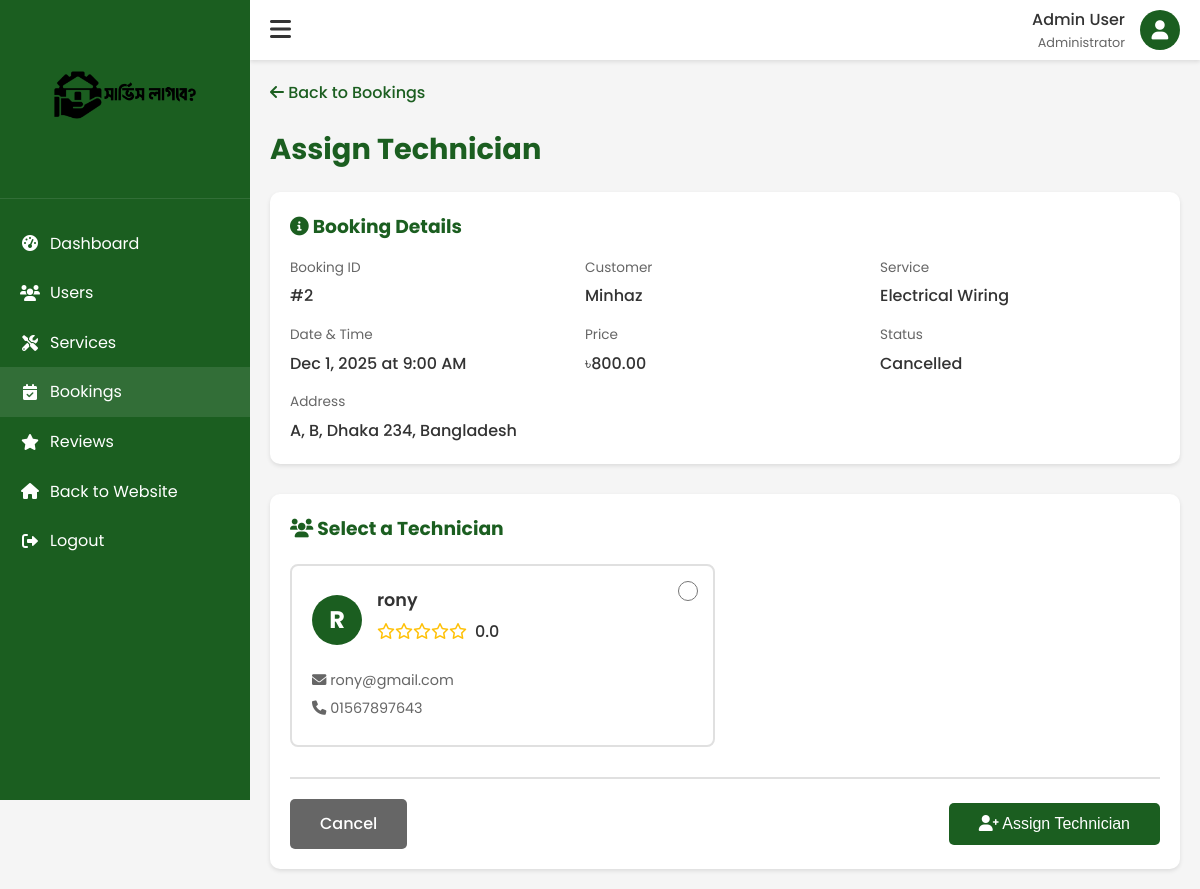
/admin/assign_provider.php?booking_id=2 (signed in), run on the app's committed database.
### tables this page shows
CREATE TABLE `bookings` (
  `id` int(11) NOT NULL,
  `user_id` int(11) NOT NULL,
  `provider_id` int(11) NOT NULL,
  `service_id` int(11) NOT NULL,
  `booking_date` date NOT NULL,
  `booking_time` time NOT NULL,
  `status` enum('pending','confirmed','completed','cancelled') DEFAULT 'pending',
  `price` decimal(10,2) NOT NULL,
  `address` text NOT NULL,
  `notes` text DEFAULT NULL,
  `created_at` timestamp NOT NULL DEFAULT current_timestamp(),
  `updated_at` timestamp NOT NULL DEFAULT current_timestamp() ON UPDATE current_timestamp()
);

CREATE TABLE `users` (
  `id` int(11) NOT NULL,
  `name` varchar(100) NOT NULL,
  `email` varchar(100) NOT NULL,
  `phone` varchar(20) NOT NULL,
  `password` varchar(255) NOT NULL,
  `profile_image` varchar(255) DEFAULT NULL,
  `role` enum('user','admin','provider') DEFAULT 'user',
  `created_at` timestamp NOT NULL DEFAULT current_timestamp(),
  `updated_at` timestamp NOT NULL DEFAULT current_timestamp() ON UPDATE current_timestamp()
);

CREATE TABLE `services` (
  `id` int(11) NOT NULL,
  `category_id` int(11) DEFAULT NULL,
  `name` varchar(100) NOT NULL,
  `description` text DEFAULT NULL,
  `price` decimal(10,2) DEFAULT NULL,
  `image` varchar(255) DEFAULT NULL,
  `created_at` timestamp NOT NULL DEFAULT current_timestamp(),
  `updated_at` timestamp NOT NULL DEFAULT current_timestamp() ON UPDATE current_timestamp()
);

### admin/assign_provider.php (the view, shortened to what this page needs)
<?php
require_once '../config.php';
$booking_id = isset($_GET['booking_id']) ? intval($_GET['booking_id']) : 0;
$stmt = $conn->prepare("
    SELECT b.*, u.name as user_name, s.name as service_name, s.description as service_description
    FROM bookings b
    JOIN users u ON b.user_id = u.id
    JOIN services s ON b.service_id = s.id
    WHERE b.id = ?
");
$stmt->bind_param("i", $booking_id);
$stmt->execute();
$booking_result = $stmt->get_result();
$booking = $booking_result->fetch_assoc();
$stmt = $conn->prepare("
    SELECT u.id as user_id, u.name, u.email, u.phone,
           COALESCE(sp.id, 0) as sp_id,
           COALESCE(sp.bio, '') as bio,
           COALESCE(sp.experience, 0) as experience,
           COALESCE(sp.rating, 0.00) as rating,
           COALESCE(sp.is_verified, 0) as is_verified
    FROM users u
    LEFT JOIN service_providers sp ON u.id = sp.user_id
    WHERE u.role = 'provider'
    ORDER BY sp.rating DESC, sp.experience DESC, u.name ASC
");
$stmt->execute();
$technicians_result = $stmt->get_result();
$technicians = [];
while ($technician = $technicians_result->fetch_assoc()) {
    if (empty($technician['sp_id']) || $technician['sp_id'] == 0) {
        $create_stmt = $conn->prepare("INSERT INTO service_providers (user_id, bio, experience, rating, is_verified, created_at) VALUES (?, '', 0, 0.00, 0, NOW())");
        $create_stmt->bind_param("i", $technician['user_id']);
        if ($create_stmt->execute()) {
            $technician['sp_id'] = $conn->insert_id;
        } else {
            $create_stmt->close();
            continue;
        }
    }
    if (!empty($technician['sp_id']) && $technician['sp_id'] > 0) {
        $technician['id'] = $technician['sp_id'];
        $technicians[] = $technician;
    }
}
?>
<!DOCTYPE html>
<html lang="en">
<head>
    <link rel="stylesheet" href="../styles.css">
    <link rel="stylesheet" href="https://cdnjs.cloudflare.com/ajax/libs/font-awesome/6.0.0/css/all.min.css">
</head>
<body>
    <div class="admin-container">
        <aside class="sidebar" id="sidebar">
            <div class="sidebar-header">
                <img src="../ServiceLagbe.jpeg" alt="Service Lagbe Logo" class="sidebar-logo">
            </div>
            <nav class="sidebar-menu">
                <a href="index.php" class="menu-item">
                    <i class="fas fa-tachometer-alt"></i> Dashboard
                </a>
                <a href="users.php" class="menu-item">
                    <i class="fas fa-users"></i> Users
                </a>
                <a href="services.php" class="menu-item">
                    <i class="fas fa-tools"></i> Services
                </a>
                <a href="bookings.php" class="menu-item active">
                    <i class="fas fa-calendar-check"></i> Bookings
                </a>
                <a href="reviews.php" class="menu-item">
                    <i class="fas fa-star"></i> Reviews
                </a>
                <a href="../index.php" class="menu-item">
                    <i class="fas fa-home"></i> Back to Website
                </a>
                <a href="../logout.php" class="menu-item">
                    <i class="fas fa-sign-out-alt"></i> Logout
                </a>
            </nav>
        </aside>
        <div class="main-content" id="main-content">
            <header class="header">
                <button class="toggle-sidebar" id="toggle-sidebar">
                    <i class="fas fa-bars"></i>
                </button>
                <div class="user-menu">
                    <div class="user-info">
                        <div class="user-name"><?php echo $_SESSION['user_name']; ?></div>
                        <div class="user-role">Administrator</div>
                    </div>
                    <div class="user-avatar">
                        <i class="fas fa-user"></i>
                    </div>
                </div>
            </header>
            <div class="content">
                <a href="bookings.php" class="back-link">
                    <i class="fas fa-arrow-left"></i> Back to Bookings
                </a>
                <h1 class="page-title">Assign Technician</h1>
                <div class="booking-info-card">
                    <h3><i class="fas fa-info-circle"></i> Booking Details</h3>
                    <div class="info-grid">
                        <div class="info-item">
                            <span class="info-label">Booking ID</span>
                            <span class="info-value">#<?php echo $booking['id']; ?></span>
                        </div>
                        <div class="info-item">
                            <span class="info-label">Customer</span>
                            <span class="info-value"><?php echo htmlspecialchars($booking['user_name']); ?></span>
                        </div>
                        <div class="info-item">
                            <span class="info-label">Service</span>
                            <span class="info-value"><?php echo htmlspecialchars($booking['service_name']); ?></span>
                        </div>
                        <div class="info-item">
                            <span class="info-label">Date & Time</span>
                            <span class="info-value">
                                <?php echo date('M j, Y', strtotime($booking['booking_date'])); ?>
                                at <?php echo date('g:i A', strtotime($booking['booking_time'])); ?>
                            </span>
                        </div>
                        <div class="info-item">
                            <span class="info-label">Price</span>
                            <span class="info-value">৳<?php echo number_format($booking['price'], 2); ?></span>
                        </div>
                        <div class="info-item">
                            <span class="info-label">Status</span>
                            <span class="info-value"><?php echo ucfirst($booking['status']); ?></span>
                        </div>
                    </div>
                    <?php if (!empty($booking['address'])): ?>
                        <div class="info-item" style="margin-top: 15px;">
                            <span class="info-label">Address</span>
                            <span class="info-value"><?php echo htmlspecialchars($booking['address']); ?></span>
                        </div>
                    <?php endif; ?>
                </div>
                <div class="technicians-section">
                    <h3><i class="fas fa-users"></i> Select a Technician</h3>
                    <?php if (count($technicians) > 0): ?>
                        <form method="POST" action="assign_provider.php?booking_id=<?php echo $booking_id; ?>">
                            <div class="technicians-grid">
                                <?php foreach ($technicians as $technician): ?>
                                    <div class="technician-card">
                                        <input type="radio" name="provider_id" value="<?php echo $technician['id']; ?>"
                                               id="tech_<?php echo $technician['id']; ?>" required>
                                        <div class="technician-header">
                                            <div class="technician-avatar">
                                                <?php echo strtoupper(substr($technician['name'], 0, 1)); ?>
                                            </div>
                                            <div>
                                                <div class="technician-name">
                                                    <?php echo htmlspecialchars($technician['name']); ?>
                                                </div>
                                                <div class="technician-rating">
                                                    <div class="stars">
                                                        <?php
                                                        $rating = floatval($technician['rating']);
                                                        $full_stars = floor($rating);
                                                        $half_star = ($rating - $full_stars) >= 0.5;
                                                        for ($i = 1; $i <= 5; $i++) {
                                                            if ($i <= $full_stars) {
                                                                echo '<i class="fas fa-star"></i>';
                                                            } elseif ($i == $full_stars + 1 && $half_star) {
                                                                echo '<i class="fas fa-star-half-alt"></i>';
                                                            } else {
                                                                echo '<i class="far fa-star"></i>';
                                                            }
                                                        }
                                                        ?>
                                                    </div>
                                                    <span class="rating-value"><?php echo number_format($rating, 1); ?></span>
                                                </div>
                                            </div>
                                        </div>
                                        <div class="technician-details">
                                            <i class="fas fa-envelope"></i> <?php echo htmlspecialchars($technician['email']); ?>
                                        </div>
                                        <div class="technician-details">
                                            <i class="fas fa-phone"></i> <?php echo htmlspecialchars($technician['phone']); ?>
                                        </div>
                                    </div>
                                <?php endforeach; ?>
                            </div>
                            <div class="submit-section">
                                <a href="bookings.php" class="btn btn-secondary">Cancel</a>
                                <button type="submit" name="assign_provider" class="btn btn-primary">
                                    <i class="fas fa-user-plus"></i> Assign Technician
                                </button>
                            </div>
                        </form>
                    <?php endif; ?>
                </div>
            </div>
        </div>
    </div>
</body>
</html>

### styles.css (style rules this page uses)
:root { --primary-color: #d21f50; --primary-dark: #c4184a; --secondary-color: #1b5e20; --text-color: #333; --light-text: #555; --bg-color: #f9f9f9; --white: #fff; --light-gray: #f4f4f4; --border-color: #ccc; --shadow: 0 4px 8px rgba(0, 0, 0, 0.1); }
* { margin: 0; padding: 0; box-sizing: border-box; }
body { font-family: "Poppins", sans-serif; color: var(--text-color); background-color: var(--bg-color); line-height: 1.6; }
a { text-decoration: none; color: inherit; }
img { max-width: 100%; }
.btn { display: inline-block; padding: 12px 24px; border-radius: 5px; font-weight: 500; cursor: pointer; transition: all 0.3s ease; text-align: center; }
.header { background-color: var(--white); box-shadow: var(--shadow); position: sticky; top: 0; z-index: 100; }

### data on the page
bookings: id "2", user.name "Minhaz", service.name "Electrical Wiring", booking_date "Dec 1, 2025", booking_time "9:00 AM", price "800.00", status "Cancelled", address "A, B, Dhaka 234, Bangladesh"
users: name "R", name "rony", rating "0.0", email "rony@gmail.com", phone "01567897643"

### other printed values
$_SESSION['user_name'] "Admin User"
